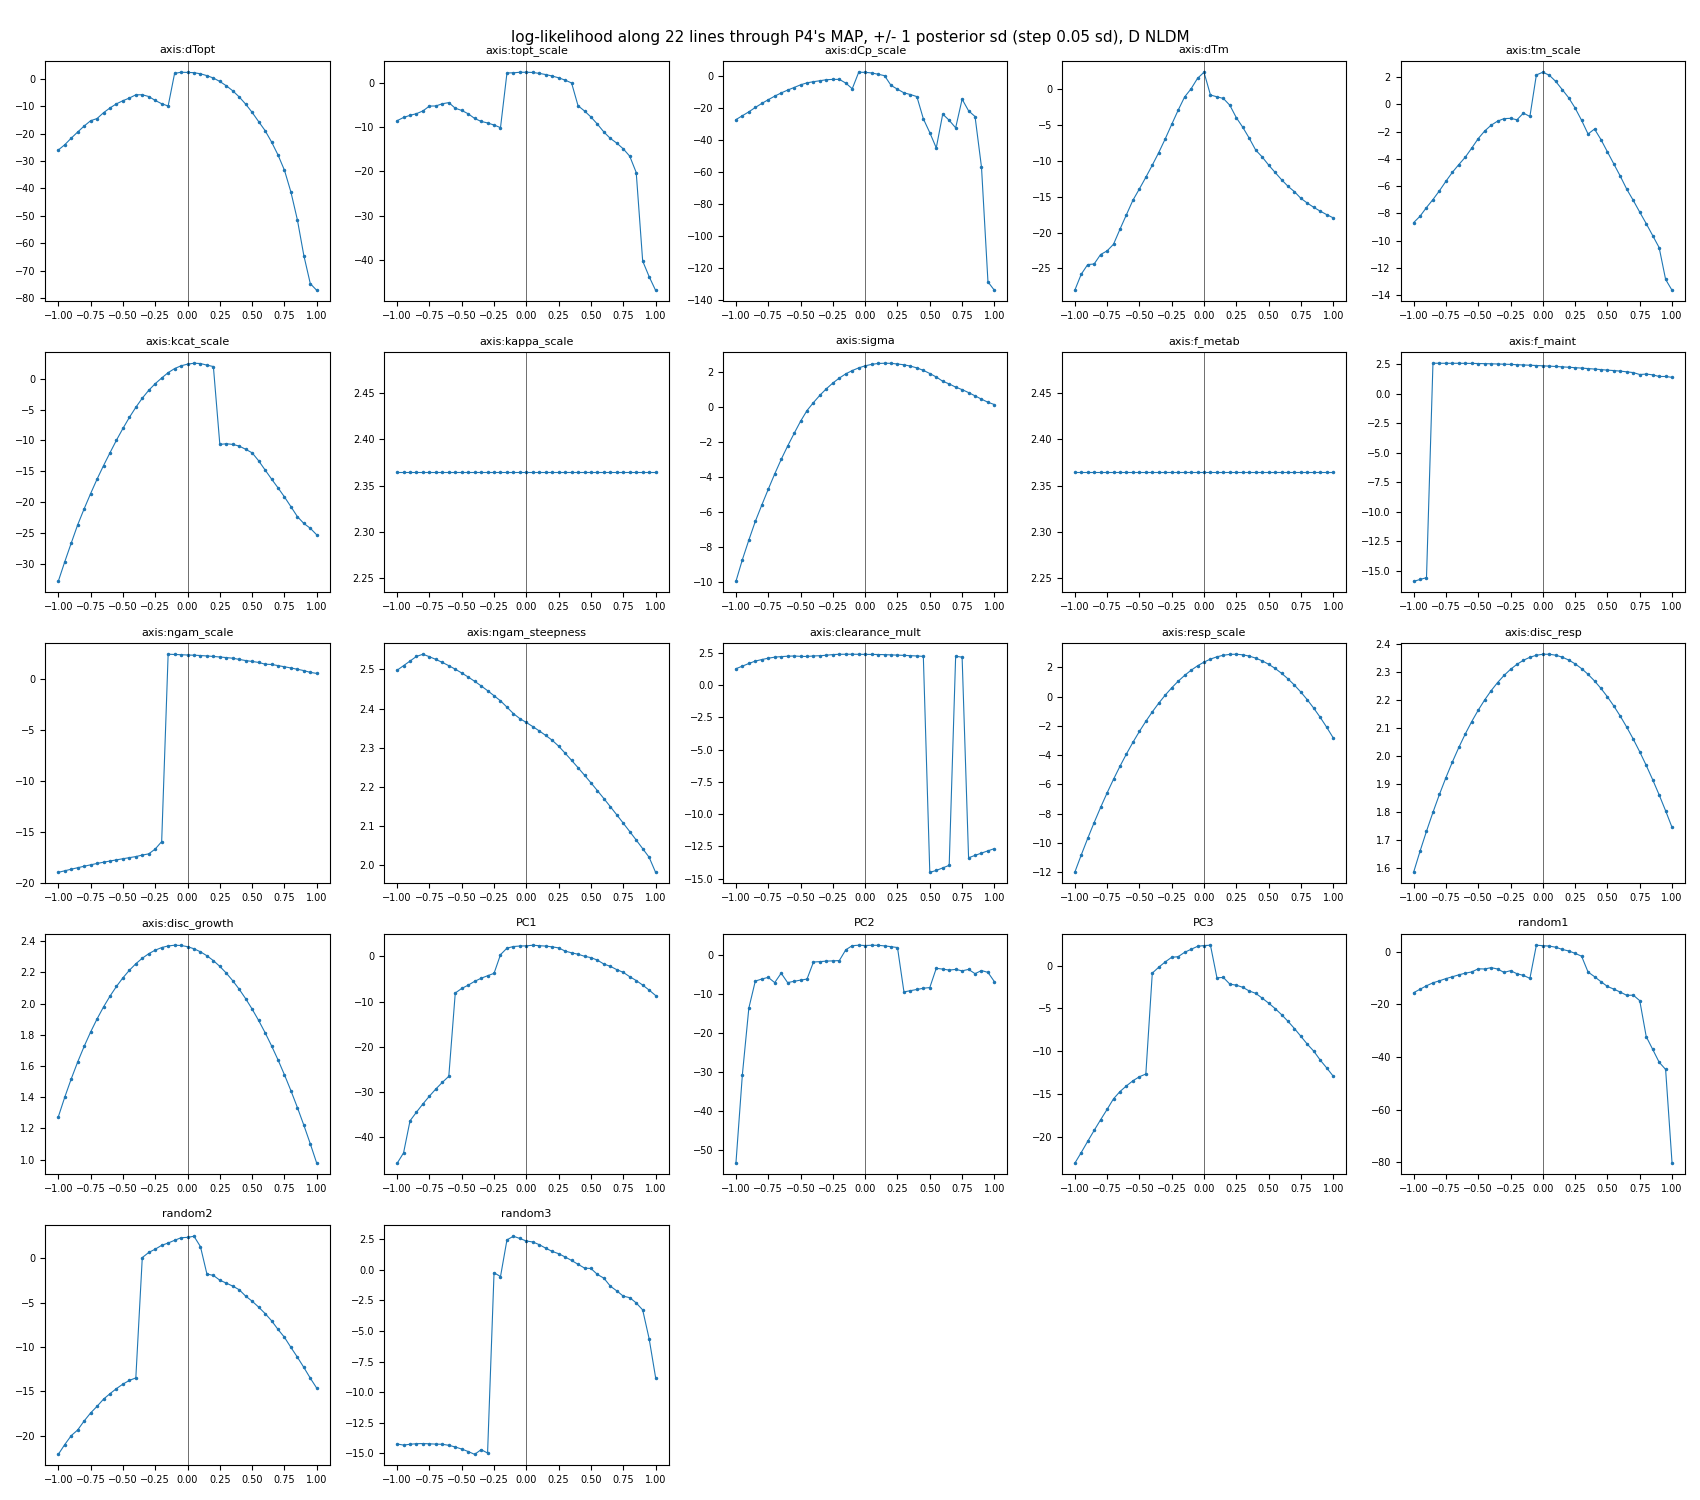

This chart was generated by the following Python code:
#!/usr/bin/env python3
"""P9 TASK 1 -- line scans of the LOG-LIKELIHOOD through P4's MAP (D NLDM), single process, no
solver state carried between points (DECISIONS D1). Writes task1_lines.csv (41 values per line),
task1_summary.csv (per-line statistics), task1_spotcheck.json, task1_scan.png beside this file.
"""
import json
import os
import sys
import time

import numpy as np
import pandas as pd

HERE = os.path.dirname(os.path.abspath(__file__))
ROOT = os.path.abspath(os.path.join(HERE, "..", ".."))
sys.path.insert(0, os.path.join(ROOT, "src"))
sys.path.insert(0, os.path.join(ROOT, "reports", "P6_convergence"))
os.chdir(ROOT)
import emcee                                                                        # noqa: E402
from etcgem.calibration_multi import _build_gasflux_ctx, gasflux_log_likelihood, build_gasflux_specs  # noqa: E402
from p6_fits import FITS, p4_dir_for                                                # noqa: E402

OUTS = os.path.join(ROOT, "strains", "eciML1515", "outputs")
STEPS = np.arange(-20, 21) * 0.05            # 41 points, +/- 1 sd
SEED_RANDOM = 11


def build(fit):
    label, cfg, medium, table, otu, c_max, etc, protons, fit_k = fit
    return _build_gasflux_ctx(strain="eciML1515", medium=medium, experiment=f"gasflux_config{cfg}", table=table,
                              otu=otu, c_max=c_max, etc_table=etc, apply_protons=protons, fit_clearance=fit_k)


def ll_reset(th, ctx, specs):
    try:
        ctx["pm"].ec.model.solver.problem.reset()
    except Exception:
        pass
    return gasflux_log_likelihood(th, ctx, specs)


def main():
    fit = [f for f in FITS if f[0] == "D_NLDM"][0]
    specs = build_gasflux_specs({"use_etc": False, "fit_clearance": True}); names = [s.name for s in specs]; D = len(specs)
    p4 = os.path.join(OUTS, p4_dir_for(fit[1], fit[2]))
    ch4 = np.load(os.path.join(p4, "chain.npy")); lp4 = np.load(os.path.join(p4, "log_prob.npy"))
    i, j = np.unravel_index(np.nanargmax(lp4), lp4.shape); theta0 = ch4[i, j].copy()
    # scale: posterior sd per parameter, sampled space, P7 128w steps 250-1500 (P8's standardisation)
    b = emcee.backends.HDFBackend(os.path.join(OUTS, "calibration_configD_NLDM_recipe_P7_w128", "chain.h5"), read_only=True)
    X = b.get_chain()[250:].reshape(-1, D); mu, sd = X.mean(0), X.std(0)
    Z = (X - mu) / sd; evals_, evecs = np.linalg.eigh(np.cov(Z, rowvar=False)); order = np.argsort(evals_)[::-1]; evecs = evecs[:, order]
    dirs = []
    for k in range(D):
        e = np.zeros(D); e[k] = 1.0; dirs.append((f"axis:{names[k]}", e))
    for k in range(3):
        v = evecs[:, k]; v = v / np.linalg.norm(v); dirs.append((f"PC{k+1}", v))
    rng = np.random.default_rng(SEED_RANDOM)
    for k in range(3):
        v = rng.standard_normal(D); v /= np.linalg.norm(v); dirs.append((f"random{k+1}", v))
    # a unit direction in standardised space maps to sd * v in sampled space; +/- 1 sd of that direction
    rows, summ = [], []
    t_all = time.time(); spot = {}
    for li, (lname, v) in enumerate(dirs):
        # D2: a FRESH MODEL PER EVALUATION, exactly as the prompt and D3a's rebuild arm have it.
        # (A build is ~4 s, so 902 builds are affordable; the basis-reset shortcut D1 proposed
        # differed from a fresh build by 9e-2 on the first line and was abandoned.)
        t0 = time.time(); vals = []; t_builds = 0.0
        for s in STEPS:
            tb = time.time(); ctx, sp = build(fit); t_builds += time.time() - tb
            vals.append(gasflux_log_likelihood(theta0 + s * sd * v, ctx, sp))
        vals = np.array(vals); t_build = t_builds / len(STEPS); t_line = time.time() - t0 - t_builds
        if li == 0:
            # the comparison arm: the same five points on ONE reused model with a basis reset
            ctx, sp = build(fit); reset = {int(k): float(ll_reset(theta0 + STEPS[k] * sd * v, ctx, sp)) for k in (0, 10, 20, 30, 40)}
            spot = dict(line=lname, points=list(reset), fresh_values=[float(vals[k]) for k in reset], reset_values=list(reset.values()),
                        max_abs_diff=float(max(abs(vals[k] - reset[k]) for k in reset)))
            json.dump(spot, open(os.path.join(HERE, "task1_spotcheck.json"), "w"), indent=2)
            print(f"[scan] spot check on {lname}: fresh-vs-reset max |diff| {spot['max_abs_diff']:.2e}", flush=True)
        fin = np.isfinite(vals); d1 = np.diff(vals[fin]) if fin.sum() > 2 else np.array([])
        sc = int(np.sum(np.sign(d1[1:]) * np.sign(d1[:-1]) < 0)) if len(d1) > 1 else 0
        jump = float(np.max(np.abs(d1))) if len(d1) else np.nan
        rng_ = float(np.nanmax(vals) - np.nanmin(vals)) if fin.any() else np.nan
        summ.append(dict(line=lname, n_finite=int(fin.sum()), ll_at_map=float(vals[20]), ll_min=float(np.nanmin(vals)), ll_max=float(np.nanmax(vals)),
                         range=rng_, sign_changes=sc, max_jump=jump, max_jump_frac=(jump / rng_ if rng_ > 0 else np.nan),
                         argmax_step=float(STEPS[int(np.nanargmax(vals))]), build_s=round(t_build, 1), eval_s_mean=round(t_line / len(STEPS), 3)))
        for s, val in zip(STEPS, vals):
            rows.append(dict(line=lname, step_sd=float(s), logL=float(val)))
        print(f"[scan] {li+1:2d}/22 {lname:22s} build {t_build:5.1f}s  {t_line/len(STEPS):.2f} s/eval  sign changes {sc:2d}  max jump {jump:8.3f} ({100*jump/rng_ if rng_>0 else float('nan'):5.1f} % of range {rng_:.2f})", flush=True)
        pd.DataFrame(rows).to_csv(os.path.join(HERE, "task1_lines.csv"), index=False)
        pd.DataFrame(summ).to_csv(os.path.join(HERE, "task1_summary.csv"), index=False)
    wall = time.time() - t_all
    df = pd.DataFrame(summ)
    print(f"[scan] SUMMARY over {len(df)} lines: sign changes median {df.sign_changes.median():.0f} max {df.sign_changes.max()}; "
          f"max single-step jump median {df.max_jump.median():.3f} max {df.max_jump.max():.3f}; jump fraction median {100*df.max_jump_frac.median():.1f} % max {100*df.max_jump_frac.max():.1f} %; wall {wall/60:.1f} min", flush=True)
    json.dump(dict(theta0=theta0.tolist(), names=names, sd=sd.tolist(), wall_min=wall / 60, n_eval=len(df) * len(STEPS)),
              open(os.path.join(HERE, "task1_meta.json"), "w"), indent=1)
    try:
        import matplotlib; matplotlib.use("Agg"); import matplotlib.pyplot as plt
        L = pd.DataFrame(rows); fig, axes = plt.subplots(5, 5, figsize=(17, 15)); axes = axes.ravel()
        for k, (lname, _) in enumerate(dirs):
            sub = L[L.line == lname]; axes[k].plot(sub.step_sd, sub.logL, ".-", ms=3, lw=0.8); axes[k].set_title(lname, fontsize=8)
            axes[k].axvline(0, color="k", lw=0.4); axes[k].tick_params(labelsize=7)
        for k in range(len(dirs), 25): axes[k].axis("off")
        fig.suptitle("log-likelihood along 22 lines through P4's MAP, +/- 1 posterior sd (step 0.05 sd), D NLDM", fontsize=11)
        fig.tight_layout(); fig.savefig(os.path.join(HERE, "task1_scan.png"), dpi=100)
    except Exception as e:
        print(f"[scan] figure skipped: {e!r}")
    print("[scan] done", flush=True)


if __name__ == "__main__":
    main()
